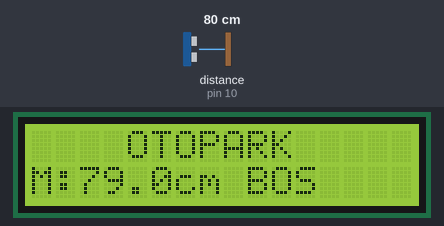
Bench run of a sketch on a simulated Arduino Uno, built with avr-gcc and run on an emulated ATmega328P. On the bench: 16×2 character LCD. Wiring (inferred from the names in the program): ultrasonic range finder: trigger pin 9; echo pin 10. Inputs (shaded band) come from the test bench; at power-on: distance to the obstacle (sensor on pin 10) 80 cm. The echo pulse lasts 58.3 µs per cm; what the sketch prints to the serial monitor is not drawn.

Above: at 1.2 s.
1.3 s: distance to the obstacle (sensor on pin 10) set to 44 cm
At 3.0 s:
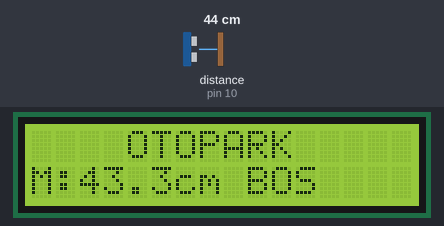
3.6 s: distance to the obstacle (sensor on pin 10) set to 37 cm
At 4.5 s:
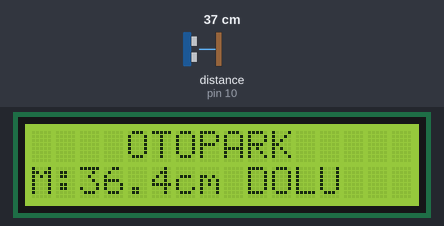
5.7 s: distance to the obstacle (sensor on pin 10) set to 60 cm
At 8.9 s:
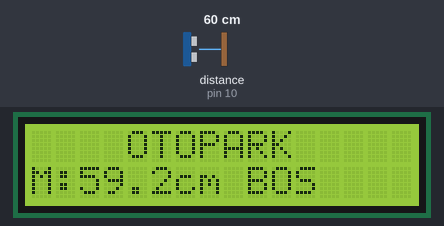
Timing chart, 0 to 10.4 s (numbered marks = the images above; inputs shaded):
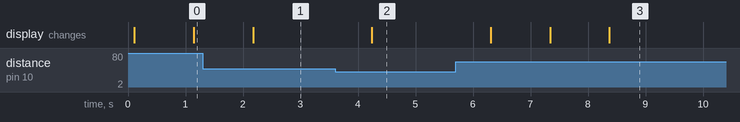

Measured:
- the behaviour switches between 41 and 40 cm on distance to the obstacle (sensor on pin 10) (found by bisection; images 1 and 2)
- after the input at 1.3 s, the display: changes after 0.87 s (image 1)
- after the input at 3.6 s, the display: changes after 0.64 s (image 2)
- after the input at 5.7 s, the display: changes after 0.61 s (image 3)

The sketch:

sketch_dec28a.ino
```cpp
#include <Wire.h>
#include <LiquidCrystal_I2C.h>

#define trigPin 9
#define echoPin 10

LiquidCrystal_I2C lcd(0x27, 16, 2);

long sure;
float mesafe;
int threshold = 40;   // birim santimetre

void setup() {

  pinMode(trigPin, OUTPUT);
  pinMode(echoPin, INPUT);

  Serial.begin(9600);

  lcd.init();
  lcd.backlight();

  lcd.setCursor(4, 0);
  lcd.print("OTOPARK");
}

void loop() {

  digitalWrite(trigPin, LOW);
  delayMicroseconds(2);

  digitalWrite(trigPin, HIGH);
  delayMicroseconds(10);
  digitalWrite(trigPin, LOW);

  sure = pulseIn(echoPin, HIGH);

  mesafe = sure * 0.034 / 2;

  lcd.setCursor(0, 1);
  lcd.print("                ");
  lcd.setCursor(0, 1);

  lcd.print("M:");
  lcd.print(mesafe, 1);
  lcd.print("cm ");

  if (mesafe > 0 && mesafe < threshold) {
    lcd.print("DOLU ");
  } else {
    lcd.print("BOS  ");
  }

  // MATLAB'e veri gonderme
  Serial.println(mesafe);

  delay(1000);
}
```
